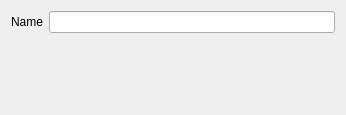
<?xml version="1.0" encoding="UTF-8"?>
<ui version="4.0">
 <class>pythonBlockWidget</class>
 <widget class="QWidget" name="pythonBlockWidget">
  <property name="geometry">
   <rect>
    <x>0</x>
    <y>0</y>
    <width>346</width>
    <height>115</height>
   </rect>
  </property>
  <property name="windowTitle">
   <string>Form</string>
  </property>
  <layout class="QFormLayout" name="formLayout">
   <property name="fieldGrowthPolicy">
    <enum>QFormLayout::AllNonFixedFieldsGrow</enum>
   </property>
   <item row="0" column="0">
    <widget class="QLabel" name="label_8">
     <property name="text">
      <string>Name</string>
     </property>
    </widget>
   </item>
   <item row="0" column="1">
    <widget class="QLineEdit" name="blockNameEdit"/>
   </item>
  </layout>
 </widget>
 <resources/>
 <connections/>
</ui>
